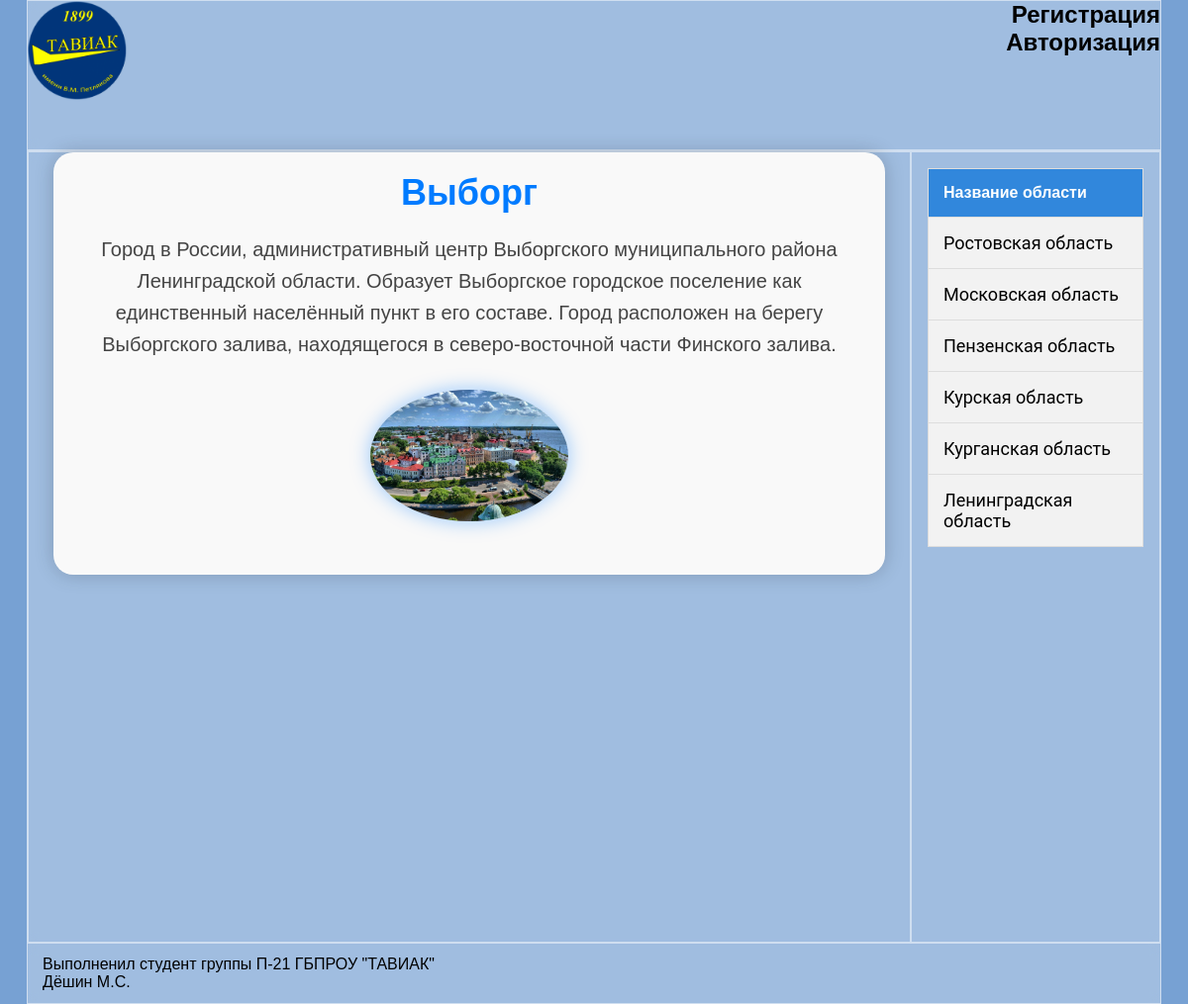
Screenshot of /?content=city.php&city=59 with the database file from the repository.
### tables this page shows
CREATE TABLE `city` (
  `id` int NOT NULL,
  `name` varchar(30) NOT NULL,
  `area` int NOT NULL DEFAULT '10',
  `population` int NOT NULL DEFAULT '30',
  `logo` varchar(30) NOT NULL DEFAULT '0.jpg',
  `description` text,
  `region` int NOT NULL
);

CREATE TABLE `region` (
  `id` int NOT NULL,
  `name` varchar(30) NOT NULL,
  `kod` int NOT NULL
);

### city.php (the view)
<?php
    require_once("dbconnect.php");
    if (isset($_GET["city"])) {
        $city_name = $_GET["city"];
        $sql = "SELECT * FROM city WHERE id = '$city_name'";
        $result = $dbcon->query($sql);
        if ($result->num_rows > 0) {
            $city_data = $result->fetch_assoc();
            echo "<div class='city-info-container'>";
            echo "<h1>" . $city_data['name'] . "</h1>";
            echo "<p>" . $city_data['description'] . "</p>";
            echo "<img src='./img/" . $city_data['logo'] . "' alt='Логотип города'>";
            echo "</div>";
        } else {
            echo "<div class='error-message'>Город не найден.</div>";
        }
    } else {
        echo "<div class='error-message'>Город не выбран.</div>";
    }
?>

### sidebar.php
<div class="sidebar"><?php
$mysql = "SELECT id,name
            FROM region";
            $result = $dbcon->query($mysql);
            $city_data = $result->fetch_all(MYSQLI_ASSOC);?>
                <div class="tablGL">
                <div class="tabl">
                <?php
                echo "<table >";
                echo "<tr><th >Название области</th></tr>";
                foreach ($result as $row) {
                    echo "<tr> <td ><p><a class='link_sidebar' href='?region=" . $row['id'] . "'>" . $row['name'] . "</a></p></td> </tr>";
                }
                echo "</table>";
                ?></div></div>
            </div>

### css/style.css (style rules this page uses)
* { margin: 0px; padding: 0px; }
html { font-family: 'poppins', sans-serif; background-color: #77A1D3; }
body { justify-content: center; display: flex; margin: 0px; padding: 0px; overflow: auto; }
a { text-decoration: none; }
.link_sidebar { color: black; font-family: 'Roboto', sans-serif; font-size: 18px; }
img { width: 100px; height: 100px; }
.sidebar { width: 250px; margin-left: auto; border: 1px solid rgba(255, 255, 255, 0.5); }
.tablGL { justify-content: center; }
table { background-color: #f2f2f2; border-radius: 0.25em; border-collapse: collapse; margin: 1em; }
table, th, td { border: 1px solid #ddd; }
th, td { padding: 15px; text-align: left; }
th { background-color: #3187dc; color: white; }
tr:nth-child(even) { background-color: #f2f2f2; }
.city-info-container { max-width: 800px; margin: 0 auto; padding: 20px; background-color: #f9f9f9; border-radius: 8px; box-shadow: 0 0 10px rgba(0, 0, 0, 0.1); }
.city-info-container { max-width: 800px; margin: 0 auto; padding: 20px; background-color: #f9f9f9; border-radius: 20px; box-shadow: 0 0 20px rgba(0, 0, 0, 0.2); text-align: center; }
.city-info-container h1 { font-size: 36px; color: #007bff; margin-bottom: 20px; }
.city-info-container p { font-size: 20px; color: #444; margin-bottom: 30px; line-height: 1.6; }
.city-info-container img { width: 200px; height: auto; border-radius: 100%; box-shadow: 0 0 20px rgba(0, 123, 255, 0.4); margin-bottom: 30px; transition: transform 0.3s ease-in-out; }

### rows the page displays
city: name "Выборг", description "Город в России, административный центр Выборгского муниципального района Ленинградской области. Образует Выборгское городское поселение как единственный населённый пункт в его составе. Город расположен на берегу Выборгского залива, находящегося в северо-восточной части Финского залива.", logo (picture)
region: name "Ростовская область"
region: name "Московская область"
region: name "Пензенская область"
region: name "Курская область"
region: name "Курганская область"
region: name "Ленинградская область"
